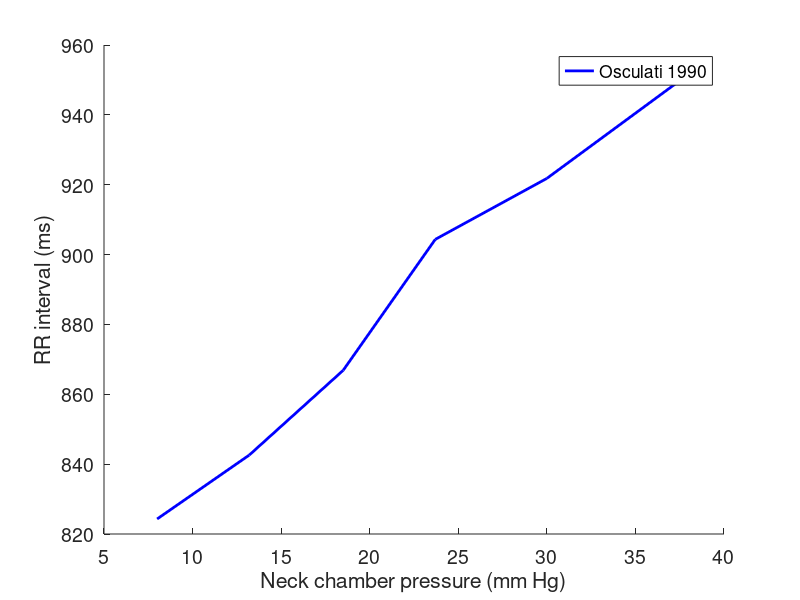

MATLAB code to generate this figure: (Note: this script raises an error after producing the figure.)
clear; close all;
%%
addpath 'C:\Users\mmgee\Box\Michelle-Gee\Research\MI model'
addpath(genpath('C:\Users\mmgee\AppData\Local\Temp\Mxt231\RemoteFiles'))
addpath(genpath('/lustre/ogunnaike/users/2420/matlab_example/matlab_slurm/ACC2024-02-02-2024/'))
addpath('/lustre/ogunnaike/users/2420/matlab_example/matlab_slurm/UnitTests/')
addpath('/lustre/ogunnaike/users/2420/matlab_example/matlab_slurm/Mastitskaya2012/')
addpath(genpath('C:\Users\mmgee\Box\Michelle-Gee\Research\MI model\Code'))
cd ..
my_dir = pwd;
addpath(genpath(my_dir))
%% Set up parallel pool
% myCluster = parcluster('local');
% myCluster.NumWorkers = str2double(getenv('SLURM_CPUS_ON_NODE')) / str2double(getenv('SLURM_CPUS_PER_TASK'));
% myCluster.JobStorageLocation = getenv('TMPDIR');
% myPool = parpool(myCluster, myCluster.NumWorkers);

%% Fit Osculati 1990 mean data
% load data
neckChamberPressure = [8	13.2	18.5	23.7	30	37.5]; % mm hg
RRbase = 777.8; % +/- 34.7 msec
deltaRR = [46.50360279	64.79801636	89.04640376	126.5452133	144.0065953	171.9898378];
SEM = [7.550265772	10.06205045	13.11093148	24.29514847	24.91603345	24.7516633]; % msec
num = 12;
SD = SEM.* sqrt(num); % standard deviation
CI95 = 1.96.* SD;
RR = RRbase + deltaRR;

% Curve not a good fit for data
% [A1,A2,A3,A4] = sigmoidRegression(neckChamberPressure',RR') % inputs must be column vectors
%% Plot
% data
x = neckChamberPressure;
y = RR;
errors = CI95;

% Plot the line
figure;
hold on;
plot(x, y, 'b', 'LineWidth', 2);

% Add labels and title
xlabel('Neck chamber pressure (mm Hg)');
ylabel('RR interval (ms)');
% title('Line with Shaded Region (Standard Error)');
legend('Osculati 1990')
set(gca,'FontSize',14)

% Show plot
hold off;

%% change these liens
% load PI individual parameters
date = '06182024';
load('FilteredDistribution_061824.mat')
matFilename = 'FilteredDistributionIdx_061824.mat';
load(matFilename) % gives 'idxStore','sampleSet'


HR_preIR = HRstore;
MAP = MAPstore;
NAactivity_preIR = NAactivityStore;
DMVactivity_preIR = DMVactivityStore;
sympActivity_preIR = sympActivityStore;


% Change these
numPatients = length(idxStore);


%% Parameter set screening
% countTotal = 0;
% 
% BPvalues = -70:10:90; % neck chamber pressure
% zeroIdx = find(BPvalues == 0);
% 
% 
% mdlName     = 'ICN_model_v15_Mastitskaya2012_control_r2020b';
% % idxFail = 212;%[1 2 3 4 5 6 7 73 100 107 134 138 150 167];
% for i = 39:40%numPatients
% 
%     parameters = sampleSet(idxStore(i),:);
%     numSampleSets = 100;
%     variationFactor = 1.5;
%     mdlAlternative = 2;
%     filename = ['postIR_baroreceptor_' date '_' num2str(i)];
%     HR_PI_mdl = HR_preIR(idxStore(i),zeroIdx);
%     MAP_PI_mdl = MAP(idxStore(i),zeroIdx);
% 
%     BRS_preIR = A2Store(idxStore(i)); % preIR sigmoid slope parameter
%         [HR_mdl,MAP_mdl,SP_postIR,DP_postIR,CO_postIR,paramMatrix,...
%     NA_activity_postIR,DMV_activity_postIR, sympActivity, SDRR_postIR, RMSSD_postIR, ...
%     pNN50_postIR, crit, A] = paramEstimationHRMAP_global(parameters,...
%     mdlName,numSampleSets,variationFactor,HR_PI_mdl,MAP_PI_mdl,...
%     mdlAlternative,NAactivity_preIR,DMVactivity_preIR,...
%     sympActivity_preIR,BRS_preIR,filename);
% 
% 
%     save(['./plots/paramEstimation/' filename '.mat'], ...
%         'HR_mdl','MAP_mdl','SP_postIR','DP_postIR','CO_postIR','paramMatrix',...
%     'NA_activity_postIR','DMV_activity_postIR', 'sympActivity', 'SDRR_postIR', 'RMSSD_postIR', ...
%     'pNN50_postIR', 'crit', 'A')
%     i
% 
%     % Combine all data into a struct for all preIR models
%     postIRstore(i).MAP = MAP_mdl; 
%     postIRstore(i).HR = HR_mdl;
%     postIRstore(i).SP = SP_postIR;
%     postIRstore(i).DP = DP_postIR;
%     postIRstore(i).CO = CO_postIR;
%     postIRstore(i).HR = HR_mdl;
%     postIRstore(i).params = paramMatrix;
%     postIRstore(i).NA = NA_activity_postIR;
%     postIRstore(i).DMV = DMV_activity_postIR;
%     postIRstore(i).symp = sympActivity;
%     postIRstore(i).SDRR = SDRR_postIR;
%     postIRstore(i).RMSSD = RMSSD_postIR;
%     postIRstore(i).pNN50 = pNN50_postIR;
%     postIRstore(i).crit = crit;
%     postIRstore(i).Avals = A;
% end

matFilename = ['postIR_all_' date '.mat'];
% load(matFilename)
% save(matFilename, 'postIRstore') % postIR_idx is model sub idx for accepted postIR models

%% Unpack postIR models to plot HRMAP bar plot
% indices of non-empty fields
% indices_i = [];
% indices_j = [];
% preIR_MAP_models = [];
% preIR_HR_models = [];
% postIR_HR_models = [];
% postIR_MAP_models = [];
% preIR_idx = [];
% reps = zeros(1,numPatients);
% 
% % Loop through struct array
% for i = 1:numPatients % preIR idx loop
%     indices_j = [];
%     for j = 1:numSampleSets % postIR idx loop
%     % Check if systolic pressure is in range
%         if postIRstore(i).crit(j,1) == 1
%             % Check HR
%             if postIRstore(i).crit(j,2) == 1
%                 % Check MAP decrease
%                 % if postIRstore(i).crit(j,3) == 1
%                     % Check HR within 20% change
%                     % if postIRstore(i).crit(j,4) == 1
%                         indices_i = [indices_i, i];
%                         indices_j = [indices_j, j]; 
%                         postIR_HR_models = [postIR_HR_models postIRstore(i).HR(j)];
%                         postIR_MAP_models = [postIR_MAP_models postIRstore(i).MAP(j)];
%                     % end
%                 % end
%             end
%         end
%     end
%     reps(i) = length(indices_j); % number of accepted postIR mdoels per preIR model
%     preIR_idx = [preIR_idx i];
% end
% 
% 
% for i = 1:numPatients
%     preIR_HR_models = [preIR_HR_models repmat(HR_preIR(idxStore(preIR_idx(i)),zeroIdx),1,reps(i))];
%     preIR_MAP_models = [preIR_MAP_models repmat(MAP(idxStore(preIR_idx(i)),zeroIdx),1,reps(i))];
% end
% 
% altMdlName = 'baroreceptor';
% Mastitskaya_plot_bar_HRMAP(preIR_MAP_models, postIR_MAP_models, preIR_HR_models, postIR_HR_models,altMdlName)

%% tSNE of crit matrix
% color by preIR model?-- yes to tell us which individuals can and can't
% compensate
% perplexity = 5;
% rng default
% 
% % format data into a single matrix
% Xdata = zeros(numPatients*numSampleSets,7);
% for i = 1:numPatients
%     start = 1 + (i-1)*numSampleSets;
%     stop = i*numSampleSets;
% 
%     Xdata(start:stop,1:7) = postIRstore(i).crit(:,1:7);
% end
% 
% 
% % tSNE-- label postIR vs preIR
% Y = tsne(Xdata,'Algorithm','barneshut','Distance','cityblock','Perplexity',perplexity,'Standardize',0);% 
% 
% % label based on preIR model
% pre_idx = 1:1:size(Xdata,1);
% % preallocate
% % obslabels = repmat({'No post-IR model'},1,size(Xdata,1));
% % obslabels(hasPostIRmdlIdx) = {'Has post-IR model'};
% obslabels = repmat({num2str(1)},numPatients*numSampleSets,1);
% 
% for i = 2:numPatients
%     start = 1 + (i-1)*numSampleSets;
%     stop = i*numSampleSets;
%     labels = {num2str(i)};
%     idx = start:1:stop;
%     obslabels(idx) = labels;
% end
% 
% 
% 
% figure;
% b = gscatter(Y(:,1),Y(:,2),obslabels);
% xlabel('t-SNE 1')
% ylabel('t-SNE 2')
% set(gca,'FontSize',16)
% saveas(gcf,['prepostIRaccepted_tsne_baroreceptors_' date '.png'])
%% Plot parameter distributions for pre-IR and post-IR
% preIR_parameters = 1./sampleSet(idxStore,47);%[sampleSet(idxStore,42:46)];%, ];
% postIR_parameters = 1./paramStore(:,47);%[paramStore(:,42:46)];%, ];
% parameterNames = {'Baroreceptor gain, 1/k_a (mm Hg^{-1})'};%{'C_{la} (mL/mm Hg)','P_{0lv} (mm Hg)','k_{Elv} (mm Hg^{-1})','V_{ulv} (mL)','fes_{inf} (Hz)'};%,};
% saveFilename = ['baroreceptor_paramDist_' date '.png'];
% plot_paramDist(preIR_parameters, postIR_parameters, parameterNames, saveFilename)
% 
% % Plot pair plots of accepted preIR parameter values from barocurve_dist_main
% % sampleSet_subgroup = sampleSet(:,42:46);
% % acceptedIndices = idxStore;
% % varNames = {'C_{la} (mL/mm Hg)','P_{0lv} (mm Hg)','k_{Elv} (mm Hg^{-1})','V_{ulv} (mL)','fes_{inf} (Hz)'};
% % filename = 'preIR_pairplot.png';
% %
% % generatePairPlots(sampleSet_subgroup, acceptedIndices, varNames, filename)

%% loop to load mat files for ['postIR_cardiac_' num2str(i) '_barocurve.png.mat']-- gives BPvalues, HR-- plot in a loop over Osculati 1990 data
% ms = 8;
purple = [0.4940 0.1840 0.5560];
goldenrod = [0.9290 0.6940 0.1250];
green = [0.4660 0.6740 0.1880];
lightblue = [0.3010 0.7450 0.9330];
mdlcolor = {purple,green,'m',lightblue,goldenrod,'c'};
postIRbarocurve_filename = 'postIR_baroreceptor_06182024';
postIRstore_filename = 'postIR_baroreceptors_06232024.mat';
BPvalues = -70:10:90;
brown = [196/255 153/255 124/255];
color = goldenrod;
filename = ['overlaid_barocurve_baroreceptors' date '.png'];
plot_overlaid_barocurve(postIRstore_filename,color,postIRbarocurve_filename)

%% Exit code
% close_system
% delete(myPool);
% exit